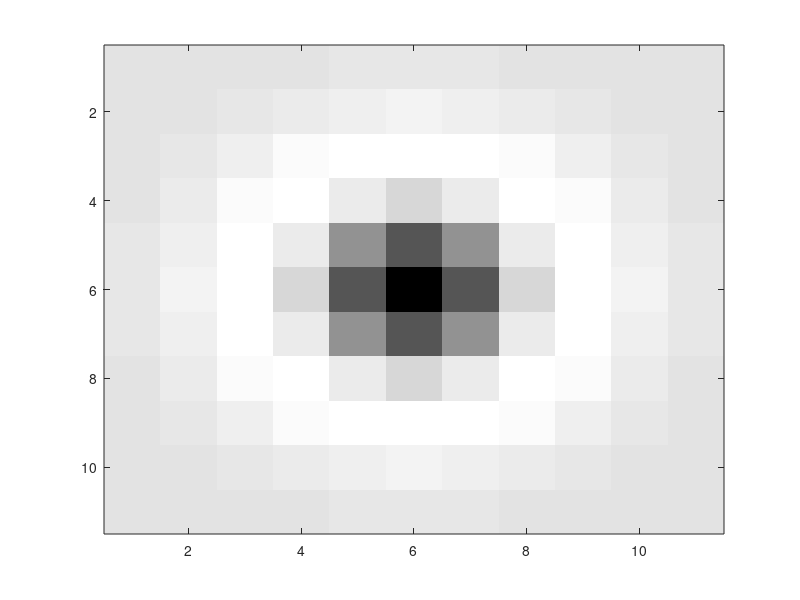
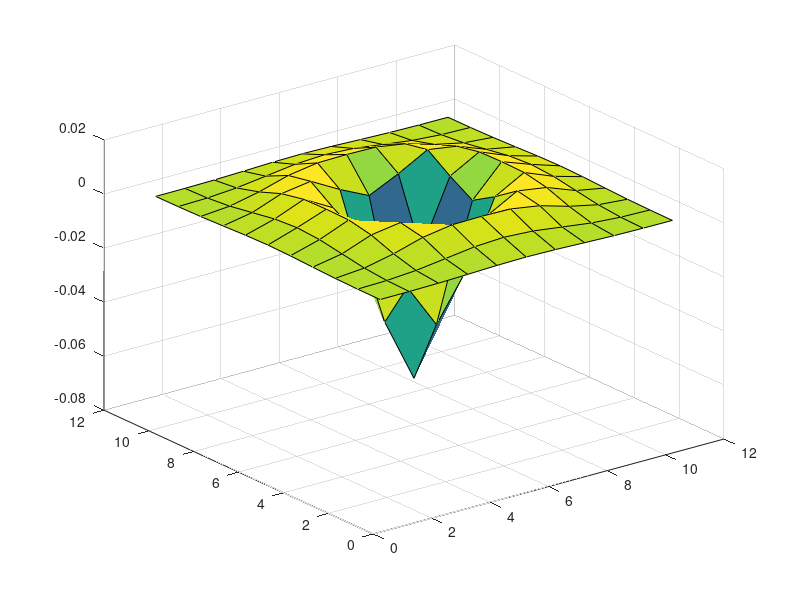

The MATLAB source for these figures, in order:
%

s=1.5;%standard deviation. It is related to spatial support NxN: 
       %N is the smallest odd integer greater than or equal to 6s

sp=ceil(s*3); %approximantion
[X,Y]=meshgrid(-sp:sp);
Z=(1/(2*pi*s^2))*((X.^2+Y.^2 -2*s^2)/s^4).*exp(-(X.^2+Y.^2)/(2*s^2));

figure,imagesc(Z),colormap gray
figure,surf(Z)